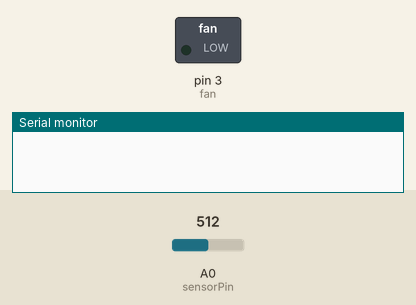
Recording of a sketch running on a simulated Arduino Uno, built with avr-gcc and run on an emulated ATmega328P. On the bench: switched loads named in the sketch (green lamp = pin HIGH), the last lines printed to the serial monitor. The test bench sets the inputs (shaded band); at power-on: A0 (sensorPin) = 512.

Above: at 0.1 s.
At 1.1 s:
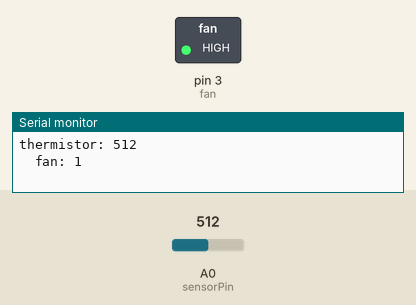
Timing chart, 0 to 2.6 s (numbered marks = the images above):
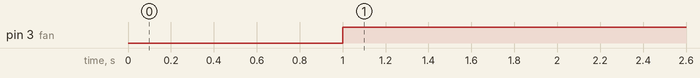

The sketch:

automated-cooling-chopsticks.ino
```cpp
int fan = 3;
int fanVal;
int sensorPin = A0;
int sensorVal;


void setup() {
pinMode(sensorPin, INPUT); // set the thermistor's input pin
pinMode(fan, OUTPUT); // set the fan's output pin
Serial.begin(9600);
}

void loop() {
//put your main code here, to run repeatedly:

sensorVal = analogRead(sensorPin); // read the thermistor
delay(1000);

fanVal = map(sensorVal, 380, 600, 26, 255); // map and assign pwm values to fan output 0 to 255


if(sensorVal >370){
  fanVal = HIGH;
}
if(sensorVal <370){
  fanVal = LOW;
}

//write the fanVal value to fan output pin
digitalWrite(fan, fanVal);


// print values:
Serial.print ("thermistor: ");
Serial.println(sensorVal);
Serial.print ("\t");
Serial.print ("fan: ");
Serial.println (fanVal);
Serial.print ("\t");

}
```

Measured:
- by itself, pin 3 (fan): LOW → HIGH at 1.0 s
